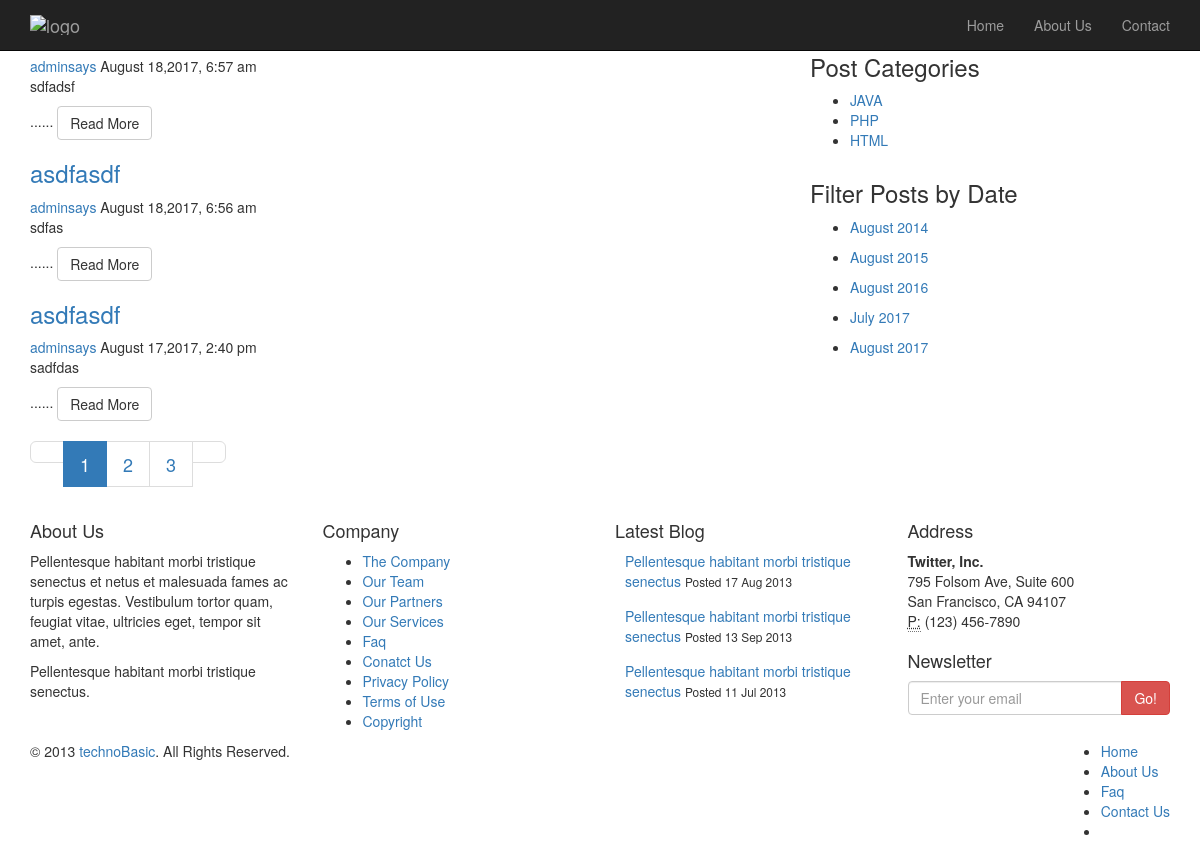
Screenshot of /posts.php?category=java with the database file from the repository.
### tables this page shows
CREATE TABLE `tbl_category` (
  `id` int(11) NOT NULL,
  `name` varchar(50) NOT NULL,
  `cat_slug` varchar(256) NOT NULL
);

CREATE TABLE `tbl_post` (
  `id` int(11) NOT NULL,
  `cat` int(11) NOT NULL,
  `title` varchar(255) NOT NULL,
  `body` text NOT NULL,
  `slug` varchar(256) NOT NULL,
  `image` varchar(255) NOT NULL,
  `author` varchar(50) NOT NULL,
  `date` timestamp NOT NULL DEFAULT CURRENT_TIMESTAMP ON UPDATE CURRENT_TIMESTAMP,
  `userid` int(11) NOT NULL
);

### lib/Database.php (called while the page is built, shortened)
<?php
Class Database{
	public $host   = DB_HOST;
	public $user   = DB_USER;
	public $pass   = DB_PASS;
	public $dbname = DB_NAME;
	public $link;
	private function connectDB(){
	$this->link = new mysqli($this->host, $this->user, $this->pass, $this->dbname);
 }
	public function select($query){
		$result = $this->link->query($query) or die($this->link->error.__LINE__);
		if($result->num_rows > 0){
			return $result;
		} else {
			return false;
		}
	}
}

### helpers/Format.php (called while the page is built, shortened)
<?php
class Format{
	public function formatDate($date){
		return date('F j,Y, g:i a',strtotime($date));
	}
	public function textShorten($text,$limit=400){
		$text = $text. " ";
		$text = substr($text, 0, $limit);
		$text = substr($text, 0, strrpos($text,' '));
		$text = $text."......";
		return $text;
	}
}
?>

### posts.php (the view, shortened to what this page needs)
<?php include 'inc/header.php';?>
<?php include 'inc/sidebar.php';?>
            <?php
      $category =  mysqli_real_escape_string($db->link,$_GET['category']);
    if (!isset($category) || $category == NULL) {
        header("Location: 404.php");
    }else{
        $id = $category;
    }
 ?>
        <?php
        $per_page = 3;
        if(isset($_GET["page"])){
            $page = $_GET["page"];
        }else{
            $page = 1;
        }
        $start_form = ($page-1)*$per_page;
        ?>
        <?php
                $query = "select id from tbl_category where cat_slug = '$id'";
            $post = $db->select($query);
            if ($post) {
            while ($result = $post->fetch_assoc()) {
                    $id = $result['id'];
                }
            }
            ?>
            <div class="col-sm-8 col-sm-pull-4">
                <div class="blog">
                    <?php
                        $query = "select * from tbl_post where cat = $id order by id desc limit $start_form,$per_page";
                        $post = $db->select($query);
                        if ($post) {
                        while ($result = $post->fetch_assoc()) {
                     ?>
                    <div class="blog-item">
                        <div class="blog-content">
                            <a href="<?php echo SITE_URL ?><?php echo $result['slug']; ?>"><h3><?php echo $result['title']; ?></h3></a>
                            <div class="entry-meta">
                                <span><i class="icon-user"></i> <a href="#"><?php echo $result['author']; ?></a></span>
                                <span><i class="icon-calendar"></i> <?php echo $fm->formatDate($result['date']); ?></span>
                            </div>
                            <?php echo $fm->textShorten($result['body'],425); ?>
                            <a class="btn btn-default" href="<?php echo SITE_URL ?><?php echo $result['slug']; ?>">Read More <i class="icon-angle-right"></i></a>
                        </div>
                    </div>
                <?php }
                $query = "select * from tbl_post where cat = $id";
                $result= $db->select($query);
                $total_rows = mysqli_num_rows($result);
                if($total_rows>$per_page){
                $total_pages = ceil($total_rows/$per_page);
                echo "<ul class='pagination pagination-lg'><li><a href='".SITE_URL."posts.php?category=".$id."&page=1'><i class='icon-angle-left'></i>".''."</a></li>" ;
                for ($i=1; $i <= $total_pages ; $i++) {
                    $active = $i == $page ? 'class="active"' : '';
                    echo "<li $active><a href='".SITE_URL."posts.php?category=".$id."&page=".$i."'>".$i."</a></li>";
                }
                echo "<li><a href='".SITE_URL."posts.php?category=".$id."&page=$total_pages'>".''."<i class='icon-angle-right'></i></a></li></ul>"; } ?>
                <?php }  else{echo "<h2>No Posts Found...</h2>";} ?>
                            </div>
                        </div>
                    </div>
                </section>
<?php include "inc/footer.php";?>

### inc/sidebar.php (shortened to what this page needs)
<section id="blog" class="container">
        <div class="row">
            <aside class="col-sm-4 col-sm-push-8">
                <div class="widget search">
                    <form action="<?php echo SITE_URL;?>search.php" method="get">
                        <div class="input-group">
                            <span class="input-group-btn">
                            </span>
                        </div>
                    </form>
                </div>
                <div class="widget categories">
                    <h3>Post Categories</h3>
                    <div class="row">
                        <div class="col-sm-12">
                            <ul class="arrow">
                            	<?php
			         $query = "select * from tbl_category";
			         $category = $db->select($query);
			         if ($category) {
			         while ($result = $category->fetch_assoc()) {
		            ?>
                                <li><a href="<?php echo SITE_URL;?>category/<?php echo $result['cat_slug']; ?>"><?php echo $result['name'] ?></a></li>
                                <?php } } else { ?>
						<li>No Category Created</li>
					<?php } ?>
                            </ul>
                        </div>
                    </div>
                </div>
                <div class="widget categories">
                    <h3>Filter Posts by Date</h3>
                    <div class="row">
                        <div class="col-sm-12">
                        		<?php
	$arr = array();
			$query = "SELECT DISTINCT `date`
FROM tbl_post
GROUP BY `date`";
			$post = $db->select($query);
			if ($post) {
			while ($result = $post->fetch_assoc()) {
				$j = $result['date'];
				$m = date("F Y", strtotime($j));
				array_push($arr,$m);
			}
}
$f = array_unique($arr);
foreach ($f as $value) { ?>
                            <ul class="arrow">
                                <li><a href="<?php echo SITE_URL;?>postsbydate/<?php echo str_replace(' ', '-', $value)?>"><?php echo $value ?></a></li>
                            </ul>
                            <?php }
?>
                        </div>
                    </div>
                </div>
            </aside>

### rows the page displays
tbl_category: name "JAVA"
tbl_category: name "PHP"
tbl_category: name "HTML"
tbl_post: author "adminsays", date "August 18,2017, 6:57 am", body "sdfadsf ......"
tbl_post: title "asdfasdf", author "adminsays", date "August 18,2017, 6:56 am", body "sdfas ......"
tbl_post: title "asdfasdf", author "adminsays", date "August 17,2017, 2:40 pm", body "sadfdas ......"

### other values shown
$value "August 2014"
$value "August 2015"
$value "August 2016"
$value "July 2017"
$value "August 2017"
